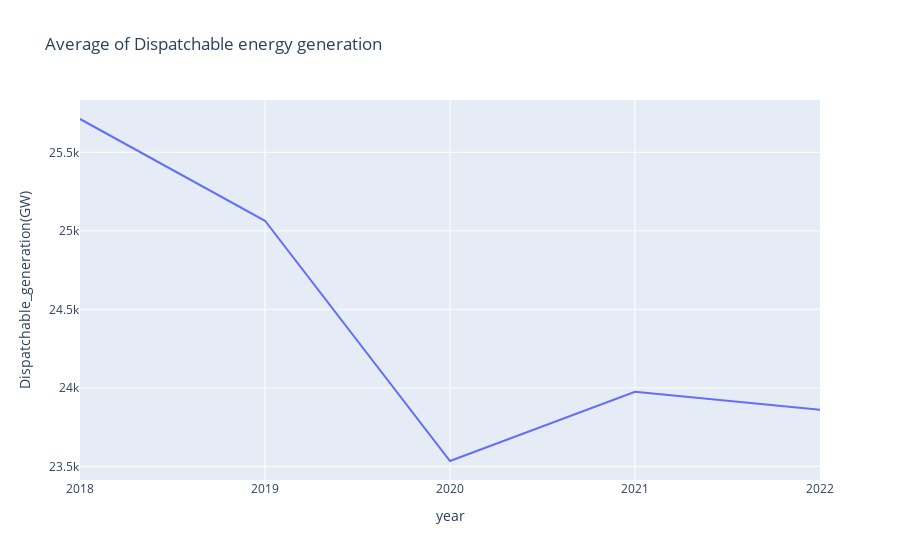

This figure's notebook cell:
### Markdown cell above
## Average energy that is generated yearly by eskom  in the country

### Code cell
yearly_dispatch = %sql select year as "year",AVG(dispatchable_generation) as "Dispatchable_generation(GW)" FROM generation GROUP BY year ORDER BY year
yearly_dispatch
fig3 = px.line(yearly_dispatch,x="year",y="Dispatchable_generation(GW)",title="Average of Dispatchable energy generation")
fig3.update_layout(
    xaxis= dict(
        dtick = 1
    )
)
fig3.show()

### Figure 1 — Plotly figure (JSON) as saved in the notebook; plotly's stock layout.template omitted (floating-point values rounded to 4 significant figures)
{"data": [{"hovertemplate": "year=%{x}<br>Dispatchable_generation(GW)=%{y}<extra></extra>", "legendgroup": "", "line": {"color": "#636efa", "dash": "solid"}, "marker": {"symbol": "circle"}, "mode": "lines", "name": "", "orientation": "v", "showlegend": false, "type": "scatter", "x": [2018, 2019, 2020, 2021, 2022], "xaxis": "x", "y": [25710.0, 25060.0, 23530.0, 23980.0, 23860.0], "yaxis": "y"}], "layout": {"legend": {"tracegroupgap": 0}, "title": {"text": "Average of Dispatchable energy generation"}, "xaxis": {"anchor": "y", "domain": [0, 1], "dtick": 1, "title": {"text": "year"}}, "yaxis": {"anchor": "x", "domain": [0, 1], "title": {"text": "Dispatchable_generation(GW)"}}}}
